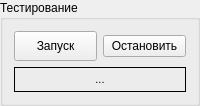
             <widget class="QGroupBox" name="SKE_testGBOX">
              <property name="sizePolicy">
               <sizepolicy hsizetype="Minimum" vsizetype="Minimum">
                <horstretch>0</horstretch>
                <verstretch>0</verstretch>
               </sizepolicy>
              </property>
              <property name="minimumSize">
               <size>
                <width>260</width>
                <height>65</height>
               </size>
              </property>
              <property name="title">
               <string>Тестирование</string>
              </property>
              <layout class="QGridLayout" name="gridLayout_19">
               <property name="sizeConstraint">
                <enum>QLayout::SetMinimumSize</enum>
               </property>
               <item row="0" column="0">
                <widget class="QPushButton" name="SKE_SkeTestStartPButt">
                 <property name="sizePolicy">
                  <sizepolicy hsizetype="Expanding" vsizetype="Minimum">
                   <horstretch>0</horstretch>
                   <verstretch>0</verstretch>
                  </sizepolicy>
                 </property>
                 <property name="minimumSize">
                  <size>
                   <width>0</width>
                   <height>30</height>
                  </size>
                 </property>
                 <property name="text">
                  <string>Запуск</string>
                 </property>
                </widget>
               </item>
               <item row="0" column="1">
                <widget class="QPushButton" name="SKE_SkeTestStopPButt">
                 <property name="sizePolicy">
                  <sizepolicy hsizetype="Expanding" vsizetype="Fixed">
                   <horstretch>0</horstretch>
                   <verstretch>0</verstretch>
                  </sizepolicy>
                 </property>
                 <property name="text">
                  <string>Остановить</string>
                 </property>
                 <property name="checkable">
                  <bool>false</bool>
                 </property>
                 <property name="checked">
                  <bool>false</bool>
                 </property>
                </widget>
               </item>
               <item row="1" column="0" colspan="2">
                <widget class="QLabel" name="SKE_SkeTestLabel">
                 <property name="sizePolicy">
                  <sizepolicy hsizetype="Expanding" vsizetype="Preferred">
                   <horstretch>0</horstretch>
                   <verstretch>0</verstretch>
                  </sizepolicy>
                 </property>
                 <property name="minimumSize">
                  <size>
                   <width>150</width>
                   <height>25</height>
                  </size>
                 </property>
                 <property name="font">
                  <font>
                   <pointsize>8</pointsize>
                  </font>
                 </property>
                 <property name="styleSheet">
                  <string notr="true"/>
                 </property>
                 <property name="frameShape">
                  <enum>QFrame::Box</enum>
                 </property>
                 <property name="lineWidth">
                  <number>1</number>
                 </property>
                 <property name="midLineWidth">
                  <number>0</number>
                 </property>
                 <property name="text">
                  <string>...</string>
                 </property>
                 <property name="alignment">
                  <set>Qt::AlignCenter</set>
                 </property>
                </widget>
               </item>
              </layout>
             </widget>
